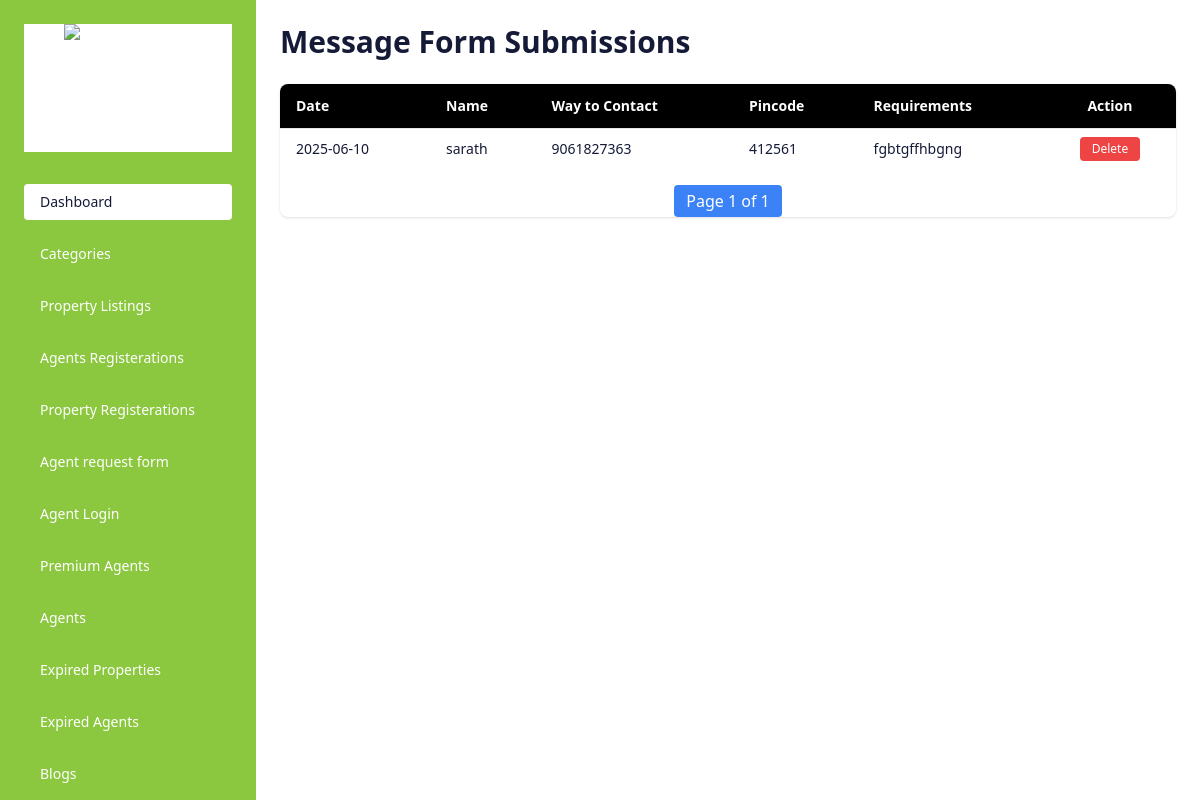
Page /admin_panel/admin_message on the earlier database version.
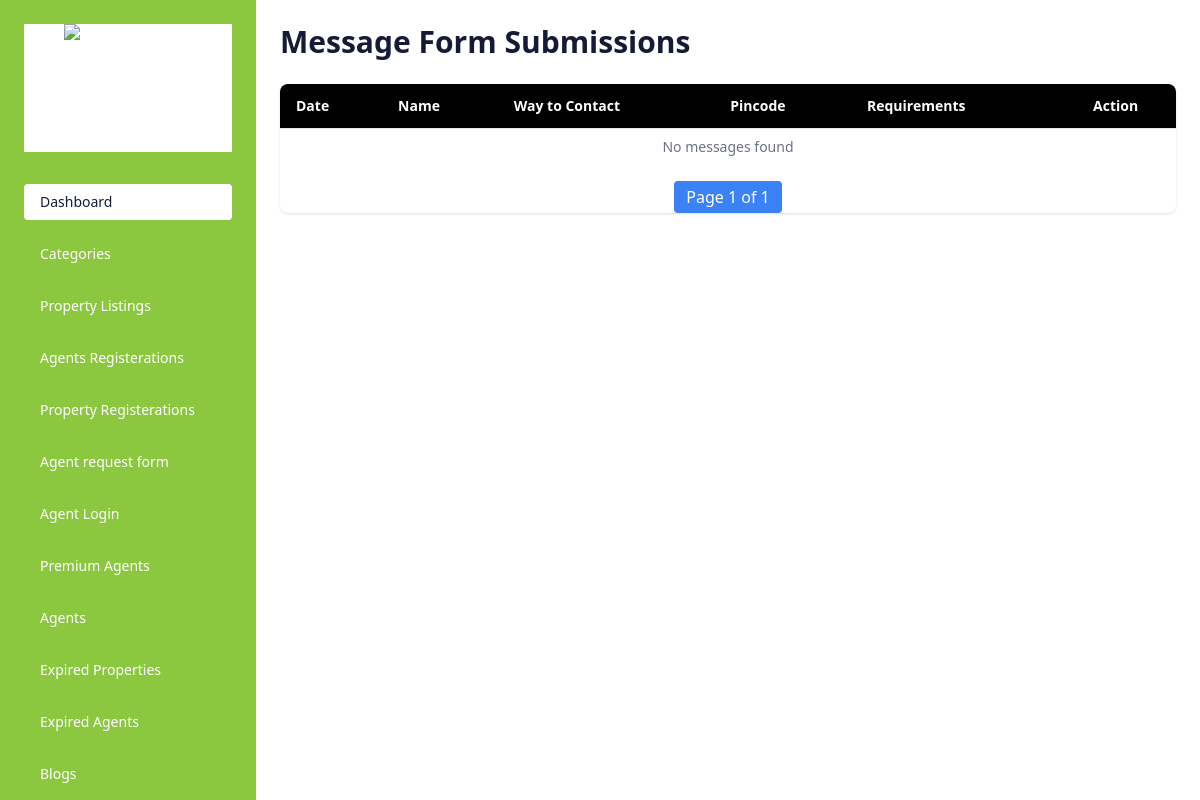
Same page on the later database version.
### agents/models.py (models this page shows, shortened)
class Inbox(models.Model):
    name = models.CharField(max_length=50)
    pin_code = models.CharField(max_length=50)
    contact = models.CharField(max_length=50)
    messages_text = models.TextField()
    created_at = models.DateTimeField(auto_now_add=True)
    is_read = models.BooleanField(default=False)  #
    is_removed = models.BooleanField(default=False)

### developer/views.py (the view)
# urls.py: path('admin_message', views.admin_message, name="admin_message"),
def admin_message(request):
    message_list = Inbox.objects.all().order_by("-created_at")  # latest first
    paginator = Paginator(message_list, 2)
    page_number = request.GET.get("page")
    page_obj = paginator.get_page(page_number)
    return render(request, 'admin_messagebox.html', {'page_obj': page_obj})

### developer/templates/admin_messagebox.html (shortened to what the changed rows need)
{% load static %}
<!DOCTYPE html>
<html lang="en">
<head>
  <script src="https://cdn.tailwindcss.com"></script>
</head>
<body class="bg-white text-[#151a37] font-sans">
  <div class="flex min-h-screen">
<main class="ml-64 p-6 w-full">
  <h1 class="text-3xl font-bold mb-6">Message Form Submissions</h1>
<div class="overflow-x-auto bg-white rounded-lg shadow">
  <table class="min-w-full divide-y divide-gray-200 text-sm">
    <thead class="bg-black text-left text-white">
      <tr>
        <th class="px-4 py-3">Date</th>
        <th class="px-4 py-3">Name</th>
        <th class="px-4 py-3">Way to Contact</th>
        <th class="px-4 py-3">Pincode</th>
        <th class="px-4 py-3">Requirements</th>
        <th class="px-4 py-3 text-center">Action</th>
      </tr>
    </thead>
    <tbody class="divide-y divide-gray-200">
      {% for msg in page_obj %}
      <tr>
        <td class="px-4 py-2">{{ msg.created_at|date:"Y-m-d" }}</td>
        <td class="px-4 py-2">{{ msg.name }}</td>
        <td class="px-4 py-2">{{ msg.contact }}</td>
        <td class="px-4 py-2">{{ msg.pin_code }}</td>
        <td class="px-4 py-2">{{ msg.messages_text }}</td>
        <td class="px-4 py-2 text-center">
          <form action="{% url 'delete_message' msg.id %}" method="post" style="display:inline;">
            <button type="submit"
              class="bg-red-500 text-white px-3 py-1 rounded hover:bg-red-600 text-xs"
              onclick="return confirm('Are you sure you want to delete this message?')">
              Delete
            </button>
          </form>
        </td>
      </tr>
      {% empty %}
      <tr>
        <td colspan="6" class="px-4 py-2 text-center text-gray-500">No messages found</td>
      </tr>
      {% endfor %}
    </tbody>
  </table>
</div>
</main>
    </div>
    </body>
    </html>

Differences in the rows shown:
removed Inbox: created_at "2025-06-10", name "sarath", contact "9061827363", pin_code "412561", messages_text "fgbtgffhbgng"
Other differences:
text now shown: "No messages found"
